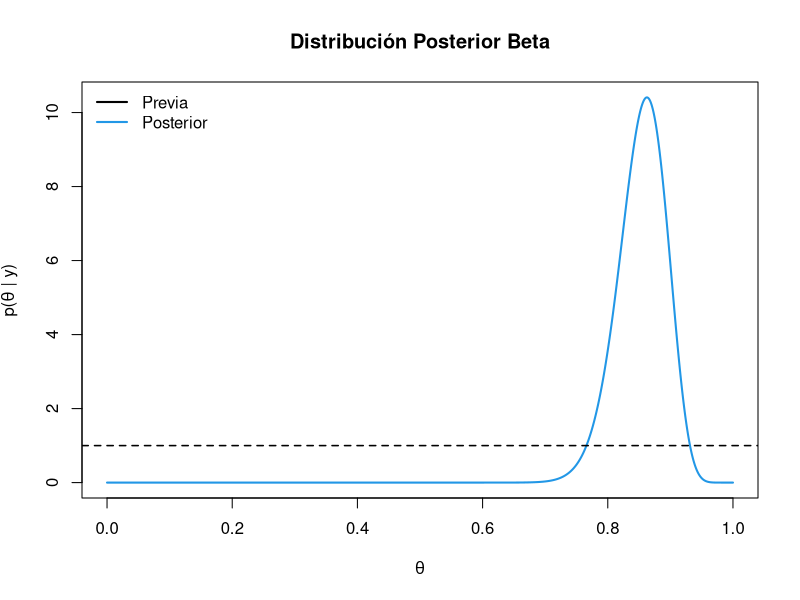
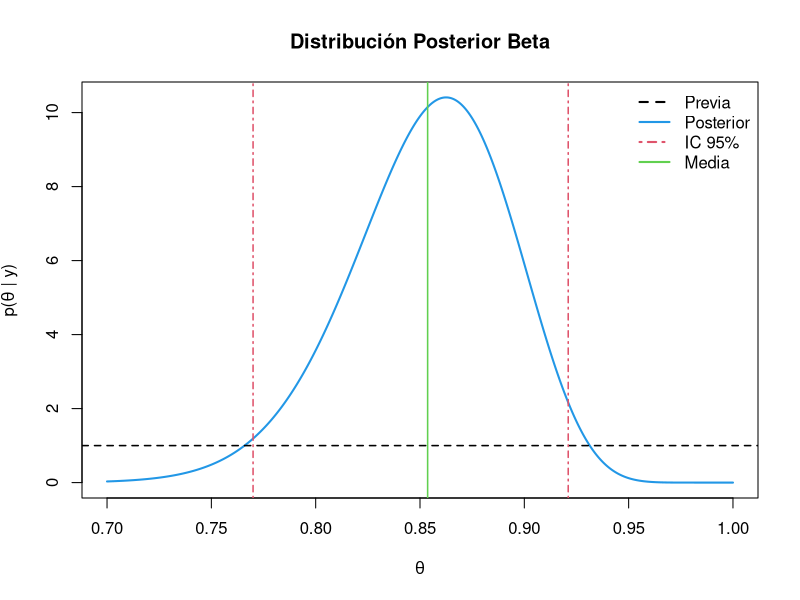
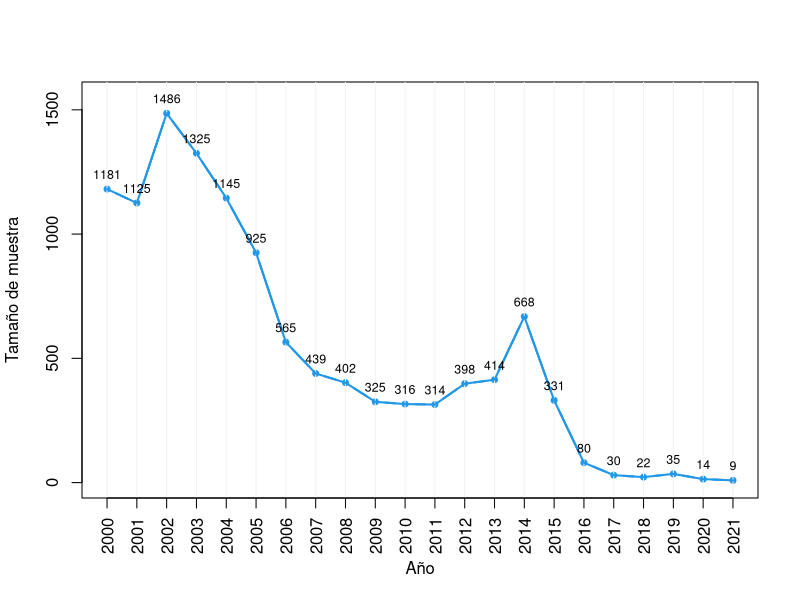
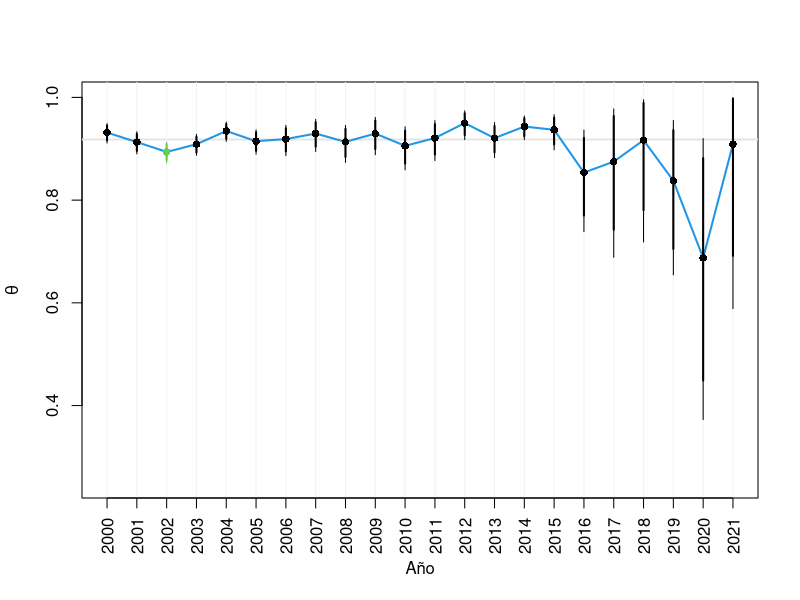
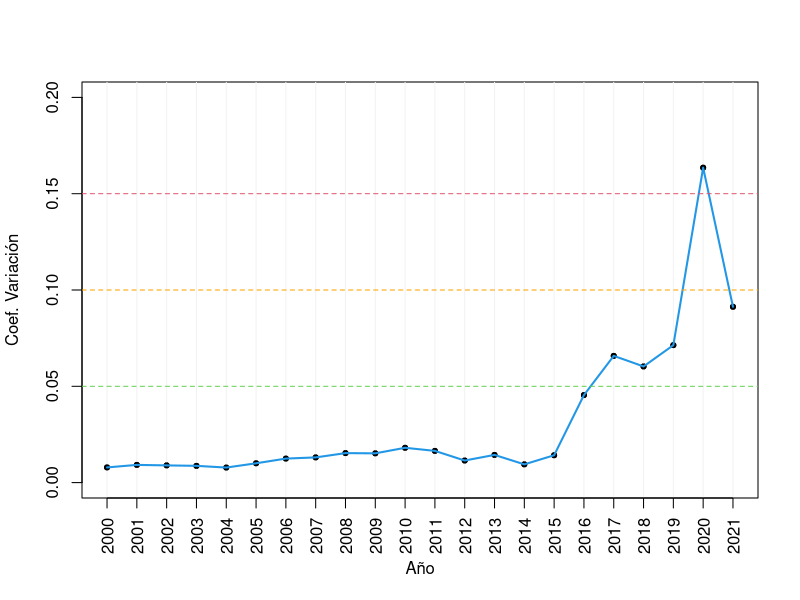

Generate these figures, in order, with R: (Note: this script raises an error after producing the figures.)
## ---- chunk 1
knitr::opts_chunk$set(echo = TRUE)
## ---- chunk 2
# datos
df <- read.delim("victimas.txt")

# dimensión
dim(df)

# variables
names(df)

# frecuencias sexo
table(df$sexo)

# proporción datos faltantes
27/15886
## ---- chunk 3
# codificación
df <- df[df$sexo != "Sin Informacion",]
df$sexo[df$sexo == "Mujer" ] <- 1
df$sexo[df$sexo == "Hombre"] <- 0
df$sexo <- as.numeric(df$sexo)

# sexo año 2016
y <- df[df$agno == 2016, "sexo"]

# frecuencias sexo año 2016
table(y)

# tamaño de muestra
(n <- length(y))

# estadístico suficiente
(s <- sum(y))
## ---- chunk 4
# hiperparámetros
a <- 1
b <- 1
## ---- chunk 5
# parámetros de la posterior
(ap <- a + s)
(bp <- b + n - s)
## ---- chunk 6
# Gráfico de la distribución Beta posterior
curve(dbeta(x, shape1 = ap, shape2 = bp), from = 0, to = 1, col = 4, lwd = 2, 
      n = 1000, xlab = expression(theta), 
      ylab = expression(paste("p(", theta, " | ", y, ")", sep = "")), 
      main = "Distribución Posterior Beta")

# Línea de referencia horizontal
abline(h = 1, col = 1, lty = 2, lwd = 1.5)

# Agregar leyenda
legend("topleft", legend = c("Previa", "Posterior"), 
       col = c(1, 4), lty = 1, lwd = 2, bty = "n")
## ---- chunk 7
# media posterior
round(ap/(ap + bp), 3)

# mediana posterior
round((ap - 1/3)/(ap + bp - 2/3), 3)

# moda posterior
round((ap-1)/(ap + bp - 2), 3)

# coeficiente de variación
round(sqrt((ap*bp)/((ap + bp)^2*(ap + bp + 1)))/(ap/(ap + bp)), 3)

# intervalo de credibilidad al 95%
round(qbeta(p = c(0.025, 0.975), shape1 = ap, shape2 = bp), 3)

# probabilidad posterior de que theta > 0.8
round(pbeta(q = 0.8, shape1 = ap, shape2 = bp, lower.tail = F), 3)
## ---- chunk 8
suppressMessages(suppressWarnings(library(knitr)))

# Cálculo de estadísticas
media   <- ap / (ap + bp)
mediana <- (ap - 1/3) / (ap + bp - 2/3)
moda    <- (ap - 1) / (ap + bp - 2)
cv      <- sqrt((ap * bp) / ((ap + bp)^2 * (ap + bp + 1))) / media
quantiles <- qbeta(c(0.025, 0.975), shape1 = ap, shape2 = bp)

# Crear tabla de resultados
out <- data.frame(
  Media   = media,
  Mediana = mediana,
  Moda    = moda,
  CV      = cv,
  `Q2.5%` = quantiles[1],
  `Q97.5%` = quantiles[2]
)

# Mostrar tabla con formato
kable(
  x = out, 
  digits = 3, 
  align = "c", 
  caption = "Inferencia sobre la proporción poblacional de mujeres víctimas de violencia sexual en 2016."
)
## ---- chunk 9
# Gráfico de la distribución Beta posterior
curve(dbeta(x, shape1 = ap, shape2 = bp), from = 0.7, to = 1, col = 4, lwd = 2, 
      n = 1000, xlab = expression(theta), 
      ylab = expression(paste("p(", theta, " | ", y, ")", sep = "")), 
      main = "Distribución Posterior Beta")

# Línea de referencia horizontal
abline(h = 1, col = 1, lty = 2, lwd = 1.5)

# Líneas verticales para el intervalo creíble del 95%
ic_95 <- qbeta(c(0.025, 0.975), shape1 = ap, shape2 = bp)
abline(v = ic_95, lty = 4, lwd = 1.5, col = 2)

# Línea vertical para la media
media_beta <- ap / (ap + bp)
abline(v = media_beta, lty = 1, lwd = 1.5, col = 3)

# Agregar leyenda consolidada
legend("topright", legend = c("Previa", "Posterior", "IC 95%", "Media"), 
       col = c(1, 4, 2, 3), lty = c(2, 1, 4, 1), lwd = 2, bty = "n")
## ---- chunk 10
# Hiperparámetros: previa Beta(1,1)
a <- 1
b <- 1

# Inicializar lista para almacenar resultados
out_list <- vector("list", length = length(2000:2021))

# Ajuste del modelo por año
for (i in seq_along(2000:2021)) {
    agno <- 2000 + i - 1  # Año actual
    
    # Filtrar datos por año
    y <- df[df$agno == agno, "sexo"]
    n <- length(y)
    s <- sum(y)
    
    # Parámetros de la posterior
    ap <- a + s 
    bp <- b + n - s
    
    # Estadísticas de interés
    me <- ap / (ap + bp)  # Media
    de <- sqrt((ap * bp) / ((ap + bp)^2 * (ap + bp + 1)))  # Desviación estándar
    ic95 <- qbeta(c(0.025, 0.975), shape1 = ap, shape2 = bp)  # IC 95%
    ic99 <- qbeta(c(0.005, 0.995), shape1 = ap, shape2 = bp)  # IC 99%
    
    # Almacenar en la lista
    out_list[[i]] <- c(agno, n, me, de / me, ic95, ic99)
}

# Convertir la lista en un data.frame
out <- as.data.frame(do.call(rbind, out_list))
colnames(out) <- c("Año", "n", "Media", "CV", "IC95_Lower", "IC95_Upper", "IC99_Lower", "IC99_Upper")
## ---- chunk 11
# Renombrar columnas de la tabla
colnames(out) <- c("Año", "n", "Media", "CV", "Q2.5%", "Q97.5%", "Q0.5%", "Q99.5%")

# Crear tabla con las columnas necesarias
knitr::kable(
  x = out[, c("Año", "n", "Media", "CV", "Q2.5%", "Q97.5%")], 
  digits = 3, 
  align = "c", 
  caption = "Inferencia sobre la proporción poblacional de mujeres víctimas de violencia sexual en 2020-2021."
)
## ---- chunk 12
# Gráfico: tamaños de muestra
plot(x = 1:nrow(out), y = out[, 2], ylim = c(0, 1550), pch = 20, xaxt = "n", 
     xlab = "Año", ylab = "Tamaño de muestra", col = 4, type = "b", lwd = 2)

# Agregar líneas de referencia verticales
abline(v = 1:nrow(out), col = "gray95")

# Conectar puntos con línea azul
lines(x = 1:nrow(out), y = out[, 2], col = 4, lwd = 2)

# Etiquetas del eje X con los años correspondientes
axis(side = 1, at = 1:nrow(out), labels = 2000:2021, las = 2)

# Agregar etiquetas con los valores de tamaño de muestra
text(x = 1:nrow(out), y = out[, 2], labels = out[, 2], pos = 3, cex = 0.75)
## ---- chunk 13
# Definir colores para los puntos según los intervalos
col <- rep(1, nrow(out))
col[out[, 7] > 0.918] <- 2  # Rojo si el límite inferior > 0.918
col[out[, 8] < 0.918] <- 3  # Azul si el límite superior < 0.918

# Gráfico de estimaciones e intervalos
plot(x = 1:nrow(out), y = out[, 3], ylim = c(0.25, 1), pch = 16, col = col, 
     xaxt = "n", xlab = "Año", ylab = expression(theta))

# Línea horizontal de referencia
abline(h = 0.918, col = "gray90", lwd = 2)

# Línea de conexión entre estimaciones
lines(x = 1:nrow(out), y = out[, 3], col = 4, lwd = 2)

# Puntos coloreados según los intervalos
points(x = 1:nrow(out), y = out[, 3], pch = 16, col = col)

# Líneas verticales de referencia
abline(v = 1:nrow(out), col = "gray95")

# Intervalo de credibilidad del 95%
segments(x0 = 1:nrow(out), y0 = out[, 5], x1 = 1:nrow(out), y1 = out[, 6], 
         col = col, lwd = 2)

# Intervalo de credibilidad del 99%
segments(x0 = 1:nrow(out), y0 = out[, 7], x1 = 1:nrow(out), y1 = out[, 8], 
         col = col, lwd = 1)

# Etiquetas de años en el eje X
axis(side = 1, at = 1:nrow(out), labels = 2000:2021, las = 2)
## ---- chunk 14
# Gráfico: Coeficientes de variación
plot(x = 1:nrow(out), y = out[, 4], ylim = c(0, 0.2), pch = 20, xaxt = "n", 
     xlab = "Año", ylab = "Coef. Variación")

# Líneas verticales de referencia
abline(v = 1:nrow(out), col = "gray95")

# Puntos de coeficientes de variación
points(x = 1:nrow(out), y = out[, 4], pch = 20)

# Línea de conexión
lines(x = 1:nrow(out), y = out[, 4], col = 4, lwd = 2)

# Eje X con años rotados
axis(side = 1, at = 1:nrow(out), labels = 2000:2021, las = 2)

# Líneas de referencia horizontales para distintos niveles de coeficiente de variación
abline(h = 0.05, lty = 2, col = 3)         # Verde
abline(h = 0.10, lty = 2, col = "#FFA500") # Naranja
abline(h = 0.15, lty = 2, col = 2)         # Rojo
## ---- chunk 15
knitr::include_graphics("Hoffcoverbook.jpg")
## ---- chunk 16
knitr::include_graphics("Gelmancoverbook.png")
